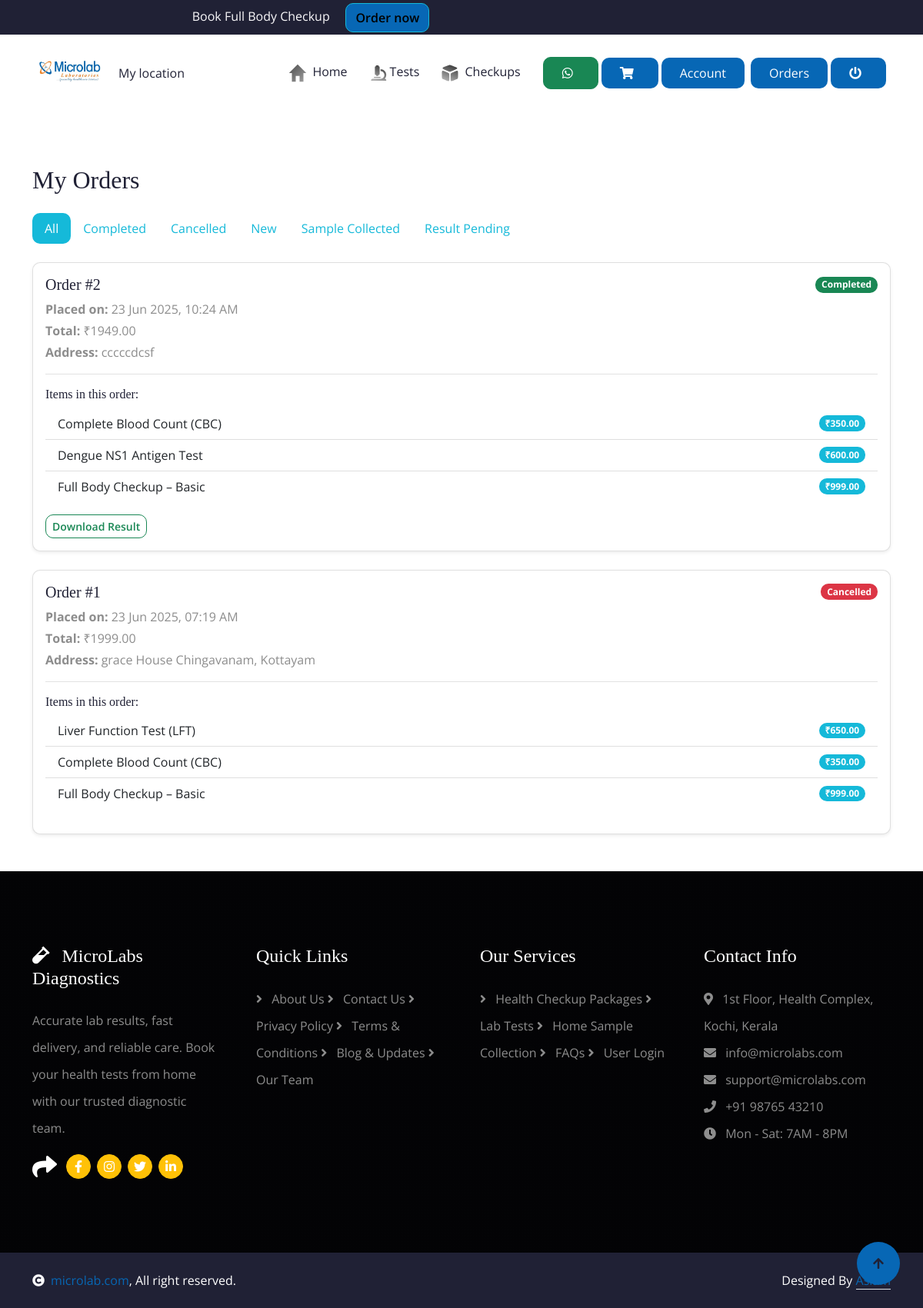
/My_orders/ (signed in), run on the app's committed database.
### Diagnosis_App/models.py (models this page shows)
class Order(models.Model):
    user = models.ForeignKey(User, on_delete=models.CASCADE)
    full_name = models.CharField(max_length=100)
    age = models.PositiveIntegerField()
    gender = models.CharField(max_length=10)
    address = models.TextField()
    total_amount = models.DecimalField(max_digits=10, decimal_places=2)
    is_paid = models.BooleanField(default=False)
    created_at = models.DateTimeField(auto_now_add=True)
    status = models.CharField(max_length=20, choices=ORDER_STATUS_CHOICES, default='new')
    result_file = models.FileField(upload_to='results/', null=True, blank=True),
    branch=models.ForeignKey(Branch,on_delete=models.CASCADE,null=True)

class OrderItem(models.Model):
    order = models.ForeignKey(Order, on_delete=models.CASCADE, related_name='items')
    item_type = models.CharField(max_length=20)  # 'test' or 'checkup'
    item_name = models.CharField(max_length=200)
    price = models.DecimalField(max_digits=8, decimal_places=2)

### Diagnosis_App/views.py (the view)
# urls.py: path("My_orders/",views.My_orders,name="My_orders"),
@login_required
def My_orders(request):
    br = Branch_Selected.objects.filter(session_key=request.session.session_key)
    if br:
        br = Branch_Selected.objects.get(session_key=request.session.session_key)
    status = request.GET.get('status')
    orders = Order.objects.filter(user=request.user)
    if status in ['completed', 'cancelled', 'pending', 'sample_collected', 'in_progress']:
        orders = orders.filter(status=status)
    orders = orders.order_by('-created_at')
    for order in orders:
        print(order.id, order.items.all())
    branches=Branch.objects.all()
    return render(request, 'my_orders.html', {
        'orders': orders,
        'selected_status': status,
        'br':br,
        'branches':branches
    })

### templates/my_orders.html
{% include 'index_nav.html' %}
<div class="container my-5">
    <h2 class="mb-4">My Orders</h2>
    <div class="mb-4">
        <ul class="nav nav-pills">
            <li class="nav-item">
                <a class="nav-link {% if not selected_status %}active{% endif %}" href="{% url 'My_orders' %}">All</a>
            </li>
            <li class="nav-item">
                <a class="nav-link {% if selected_status == 'completed' %}active{% endif %}" href="?status=completed">Completed</a>
            </li>
            <li class="nav-item">
                <a class="nav-link {% if selected_status == 'cancelled' %}active{% endif %}" href="?status=cancelled">Cancelled</a>
            </li>
            <li class="nav-item">
                <a class="nav-link {% if selected_status == 'ne' %}active{% endif %}" href="?status=new">New</a>
            </li>
            <li class="nav-item">
                <a class="nav-link {% if selected_status == 'sample_collected' %}active{% endif %}" href="?status=sample_collected">Sample Collected</a>
            </li>
            <li class="nav-item">
                <a class="nav-link {% if selected_status == 'in_progress' %}active{% endif %}" href="?status=in_progress">Result Pending</a>
            </li>
        </ul>
    </div>
    {% if orders %}
        {% for order in orders %}
            <div class="card shadow-sm mb-4">
                <div class="card-body">
                    <div class="d-flex justify-content-between align-items-center mb-2">
                        <h5 class="mb-0">Order #{{ order.id }}</h5>
                        <span class="badge
                            {% if order.status == 'pending' %}bg-warning
                            {% elif order.status == 'completed' %}bg-success
                            {% elif order.status == 'cancelled' %}bg-danger
                            {% else %}bg-secondary{% endif %}">
                            {{ order.get_status_display }}
                        </span>
                    </div>
                    <p class="mb-1"><strong>Placed on:</strong> {{ order.created_at|date:"d M Y, H:i A" }}</p>
                    <p class="mb-1"><strong>Total:</strong> ₹{{ order.total_amount }}</p>
                    <p class="mb-1"><strong>Address:</strong> {{ order.address }}</p>
                    <hr>
                    <h6>Items in this order:</h6>
                    <ul class="list-group list-group-flush mb-3">
                        {% for item in order.items.all %}
                            <li class="list-group-item d-flex justify-content-between align-items-center">
                                {{ item.item_name }}
                                <span class="badge bg-primary">₹{{ item.price }}</span>
                            </li>
                        {% endfor %}
                    </ul>
                    {% if order.status == 'completed' %}
                        <a href="{% url 'download_result' order.id %}" class="btn btn-sm btn-outline-success">
                            Download Result
                        </a>
                    {% endif %}
                </div>
            </div>
        {% endfor %}
    {% else %}
        <div class="alert alert-info">You haven’t placed any orders yet.</div>
    {% endif %}
</div>
{% include 'footer.html' %}

### static/css/style.css (style rules this page uses)
.btn { font-weight: 600; transition: .5s; }
html, body { max-width: 100%; overflow-x: hidden; }

### data on the page
Order: id "2", status "Completed", created_at "23 Jun 2025, 10:24 AM", total_amount "1949.00", address "cccccdcsf", shows "Download Result"
OrderItem: item_name "Complete Blood Count (CBC)", price "350.00"
OrderItem: item_name "Dengue NS1 Antigen Test", price "600.00"
OrderItem: item_name "Full Body Checkup – Basic", price "999.00"
Order: id "1", status "Cancelled", created_at "23 Jun 2025, 07:19 AM", total_amount "1999.00", address "grace House Chingavanam, Kottayam"
OrderItem: item_name "Liver Function Test (LFT)", price "650.00"
OrderItem: item_name "Complete Blood Count (CBC)", price "350.00"
OrderItem: item_name "Full Body Checkup – Basic", price "999.00"
